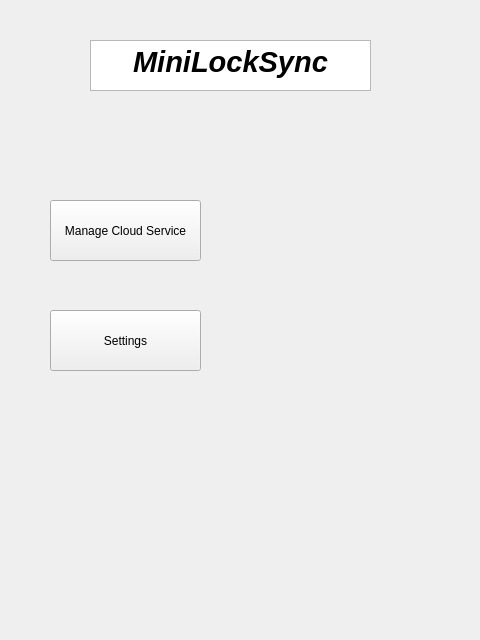
<?xml version="1.0" encoding="UTF-8"?>
<ui version="4.0">
 <class>StackedWindow</class>
 <widget class="QStackedWidget" name="StackedWindow">
  <property name="geometry">
   <rect>
    <x>0</x>
    <y>0</y>
    <width>480</width>
    <height>640</height>
   </rect>
  </property>
  <property name="windowTitle">
   <string>StackedWidget</string>
  </property>
  <property name="currentIndex">
   <number>0</number>
  </property>
  <widget class="QWidget" name="Main">
   <widget class="QPushButton" name="pushManage">
    <property name="geometry">
     <rect>
      <x>50</x>
      <y>200</y>
      <width>151</width>
      <height>61</height>
     </rect>
    </property>
    <property name="text">
     <string>Manage Cloud Service</string>
    </property>
   </widget>
   <widget class="QTextBrowser" name="textBrowser">
    <property name="geometry">
     <rect>
      <x>90</x>
      <y>40</y>
      <width>281</width>
      <height>51</height>
     </rect>
    </property>
    <property name="html">
     <string>&lt;!DOCTYPE HTML PUBLIC &quot;-//W3C//DTD HTML 4.0//EN&quot; &quot;http://www.w3.org/TR/REC-html40/strict.dtd&quot;&gt;
&lt;html&gt;&lt;head&gt;&lt;meta name=&quot;qrichtext&quot; content=&quot;1&quot; /&gt;&lt;style type=&quot;text/css&quot;&gt;
p, li { white-space: pre-wrap; }
&lt;/style&gt;&lt;/head&gt;&lt;body style=&quot; font-family:'MS Shell Dlg 2'; font-size:8.25pt; font-weight:400; font-style:normal;&quot;&gt;
&lt;p align=&quot;center&quot; dir='rtl' style=&quot; margin-top:0px; margin-bottom:0px; margin-left:0px; margin-right:0px; -qt-block-indent:0; text-indent:0px;&quot;&gt;&lt;span style=&quot; font-size:22pt; font-weight:600; font-style:italic;&quot;&gt;MiniLockSync&lt;/span&gt;&lt;/p&gt;&lt;/body&gt;&lt;/html&gt;</string>
    </property>
   </widget>
   <widget class="QPushButton" name="pushSettings">
    <property name="geometry">
     <rect>
      <x>50</x>
      <y>310</y>
      <width>151</width>
      <height>61</height>
     </rect>
    </property>
    <property name="text">
     <string>Settings</string>
    </property>
   </widget>
  </widget>
  <widget class="QWidget" name="Manage">
   <widget class="QTextBrowser" name="textBrowser_2">
    <property name="geometry">
     <rect>
      <x>90</x>
      <y>40</y>
      <width>281</width>
      <height>51</height>
     </rect>
    </property>
    <property name="html">
     <string>&lt;!DOCTYPE HTML PUBLIC &quot;-//W3C//DTD HTML 4.0//EN&quot; &quot;http://www.w3.org/TR/REC-html40/strict.dtd&quot;&gt;
&lt;html&gt;&lt;head&gt;&lt;meta name=&quot;qrichtext&quot; content=&quot;1&quot; /&gt;&lt;style type=&quot;text/css&quot;&gt;
p, li { white-space: pre-wrap; }
&lt;/style&gt;&lt;/head&gt;&lt;body style=&quot; font-family:'MS Shell Dlg 2'; font-size:8.25pt; font-weight:400; font-style:normal;&quot;&gt;
&lt;p align=&quot;center&quot; dir='rtl' style=&quot; margin-top:0px; margin-bottom:0px; margin-left:0px; margin-right:0px; -qt-block-indent:0; text-indent:0px;&quot;&gt;&lt;span style=&quot; font-size:22pt; font-weight:600; font-style:italic;&quot;&gt;MiniLockSync&lt;/span&gt;&lt;/p&gt;&lt;/body&gt;&lt;/html&gt;</string>
    </property>
   </widget>
   <widget class="QPushButton" name="pushZurueckManage">
    <property name="geometry">
     <rect>
      <x>10</x>
      <y>40</y>
      <width>61</width>
      <height>51</height>
     </rect>
    </property>
    <property name="text">
     <string>zurück</string>
    </property>
   </widget>
   <widget class="QGroupBox" name="groupBox">
    <property name="geometry">
     <rect>
      <x>50</x>
      <y>160</y>
      <width>371</width>
      <height>331</height>
     </rect>
    </property>
    <property name="title">
     <string>Cloud Services</string>
    </property>
    <widget class="QWidget" name="gridLayoutWidget">
     <property name="geometry">
      <rect>
       <x>30</x>
       <y>30</y>
       <width>301</width>
       <height>286</height>
      </rect>
     </property>
     <layout class="QGridLayout" name="gridLayout">
      <item row="6" column="0">
       <widget class="QPushButton" name="pushButton_6">
        <property name="text">
         <string>PushButton</string>
        </property>
       </widget>
      </item>
      <item row="7" column="0">
       <widget class="QPushButton" name="pushButton_7">
        <property name="text">
         <string>PushButton</string>
        </property>
       </widget>
      </item>
      <item row="8" column="0">
       <widget class="QPushButton" name="pushButton_8">
        <property name="text">
         <string>PushButton</string>
        </property>
       </widget>
      </item>
      <item row="2" column="0">
       <widget class="QPushButton" name="pushButton_2">
        <property name="text">
         <string>PushButton</string>
        </property>
       </widget>
      </item>
      <item row="0" column="0">
       <widget class="QPushButton" name="pushDropbox">
        <property name="text">
         <string>Dropbox</string>
        </property>
       </widget>
      </item>
      <item row="1" column="0">
       <widget class="QPushButton" name="pushICloud">
        <property name="text">
         <string>ICloud</string>
        </property>
       </widget>
      </item>
      <item row="3" column="0">
       <widget class="QPushButton" name="pushButton_3">
        <property name="text">
         <string>PushButton</string>
        </property>
       </widget>
      </item>
      <item row="5" column="0">
       <widget class="QPushButton" name="pushButton_5">
        <property name="text">
         <string>PushButton</string>
        </property>
       </widget>
      </item>
      <item row="4" column="0">
       <widget class="QPushButton" name="pushButton_4">
        <property name="text">
         <string>PushButton</string>
        </property>
       </widget>
      </item>
      <item row="9" column="0">
       <widget class="QPushButton" name="pushButton_9">
        <property name="text">
         <string>PushButton</string>
        </property>
       </widget>
      </item>
     </layout>
    </widget>
   </widget>
  </widget>
  <widget class="QWidget" name="Settings">
   <widget class="QTextBrowser" name="textBrowser_3">
    <property name="geometry">
     <rect>
      <x>90</x>
      <y>40</y>
      <width>281</width>
      <height>51</height>
     </rect>
    </property>
    <property name="html">
     <string>&lt;!DOCTYPE HTML PUBLIC &quot;-//W3C//DTD HTML 4.0//EN&quot; &quot;http://www.w3.org/TR/REC-html40/strict.dtd&quot;&gt;
&lt;html&gt;&lt;head&gt;&lt;meta name=&quot;qrichtext&quot; content=&quot;1&quot; /&gt;&lt;style type=&quot;text/css&quot;&gt;
p, li { white-space: pre-wrap; }
&lt;/style&gt;&lt;/head&gt;&lt;body style=&quot; font-family:'MS Shell Dlg 2'; font-size:8.25pt; font-weight:400; font-style:normal;&quot;&gt;
&lt;p align=&quot;center&quot; dir='rtl' style=&quot; margin-top:0px; margin-bottom:0px; margin-left:0px; margin-right:0px; -qt-block-indent:0; text-indent:0px;&quot;&gt;&lt;span style=&quot; font-size:22pt; font-weight:600; font-style:italic;&quot;&gt;MiniLockSync&lt;/span&gt;&lt;/p&gt;&lt;/body&gt;&lt;/html&gt;</string>
    </property>
   </widget>
   <widget class="QPushButton" name="pushAdd">
    <property name="geometry">
     <rect>
      <x>60</x>
      <y>200</y>
      <width>111</width>
      <height>41</height>
     </rect>
    </property>
    <property name="text">
     <string>Add Cloud Service</string>
    </property>
   </widget>
   <widget class="QPushButton" name="pushZurueckSettings">
    <property name="geometry">
     <rect>
      <x>10</x>
      <y>40</y>
      <width>61</width>
      <height>51</height>
     </rect>
    </property>
    <property name="text">
     <string>zurück</string>
    </property>
   </widget>
   <widget class="QPushButton" name="pushChange">
    <property name="geometry">
     <rect>
      <x>60</x>
      <y>380</y>
      <width>111</width>
      <height>41</height>
     </rect>
    </property>
    <property name="text">
     <string>Change Password</string>
    </property>
   </widget>
   <widget class="QPushButton" name="pushCPU">
    <property name="geometry">
     <rect>
      <x>60</x>
      <y>290</y>
      <width>111</width>
      <height>41</height>
     </rect>
    </property>
    <property name="text">
     <string>CPU-Limitation</string>
    </property>
   </widget>
   <widget class="QLabel" name="label">
    <property name="geometry">
     <rect>
      <x>30</x>
      <y>120</y>
      <width>151</width>
      <height>31</height>
     </rect>
    </property>
    <property name="font">
     <font>
      <pointsize>12</pointsize>
      <weight>50</weight>
      <italic>true</italic>
      <bold>false</bold>
     </font>
    </property>
    <property name="text">
     <string>Version 1.0.2</string>
    </property>
   </widget>
  </widget>
  <widget class="QWidget" name="Dropbox">
   <widget class="QPushButton" name="pushZurueckDropbox">
    <property name="geometry">
     <rect>
      <x>10</x>
      <y>40</y>
      <width>61</width>
      <height>51</height>
     </rect>
    </property>
    <property name="text">
     <string>zurück</string>
    </property>
   </widget>
   <widget class="QTextBrowser" name="textBrowser_4">
    <property name="geometry">
     <rect>
      <x>90</x>
      <y>40</y>
      <width>281</width>
      <height>51</height>
     </rect>
    </property>
    <property name="html">
     <string>&lt;!DOCTYPE HTML PUBLIC &quot;-//W3C//DTD HTML 4.0//EN&quot; &quot;http://www.w3.org/TR/REC-html40/strict.dtd&quot;&gt;
&lt;html&gt;&lt;head&gt;&lt;meta name=&quot;qrichtext&quot; content=&quot;1&quot; /&gt;&lt;style type=&quot;text/css&quot;&gt;
p, li { white-space: pre-wrap; }
&lt;/style&gt;&lt;/head&gt;&lt;body style=&quot; font-family:'MS Shell Dlg 2'; font-size:8.25pt; font-weight:400; font-style:normal;&quot;&gt;
&lt;p align=&quot;center&quot; dir='rtl' style=&quot; margin-top:0px; margin-bottom:0px; margin-left:0px; margin-right:0px; -qt-block-indent:0; text-indent:0px;&quot;&gt;&lt;span style=&quot; font-size:22pt; font-weight:600; font-style:italic;&quot;&gt;MiniLockSync&lt;/span&gt;&lt;/p&gt;&lt;/body&gt;&lt;/html&gt;</string>
    </property>
   </widget>
   <widget class="QTextBrowser" name="textBrowser_7">
    <property name="geometry">
     <rect>
      <x>140</x>
      <y>110</y>
      <width>181</width>
      <height>41</height>
     </rect>
    </property>
    <property name="html">
     <string>&lt;!DOCTYPE HTML PUBLIC &quot;-//W3C//DTD HTML 4.0//EN&quot; &quot;http://www.w3.org/TR/REC-html40/strict.dtd&quot;&gt;
&lt;html&gt;&lt;head&gt;&lt;meta name=&quot;qrichtext&quot; content=&quot;1&quot; /&gt;&lt;style type=&quot;text/css&quot;&gt;
p, li { white-space: pre-wrap; }
&lt;/style&gt;&lt;/head&gt;&lt;body style=&quot; font-family:'MS Shell Dlg 2'; font-size:8.25pt; font-weight:400; font-style:normal;&quot;&gt;
&lt;p align=&quot;center&quot; style=&quot; margin-top:0px; margin-bottom:0px; margin-left:0px; margin-right:0px; -qt-block-indent:0; text-indent:0px;&quot;&gt;&lt;span style=&quot; font-size:16pt; font-weight:600;&quot;&gt;Dropbox&lt;/span&gt;&lt;/p&gt;&lt;/body&gt;&lt;/html&gt;</string>
    </property>
   </widget>
  </widget>
  <widget class="QWidget" name="ICloud">
   <widget class="QPushButton" name="pushZurueckICloud">
    <property name="geometry">
     <rect>
      <x>10</x>
      <y>40</y>
      <width>61</width>
      <height>51</height>
     </rect>
    </property>
    <property name="text">
     <string>zurück</string>
    </property>
   </widget>
   <widget class="QTextBrowser" name="textBrowser_5">
    <property name="geometry">
     <rect>
      <x>90</x>
      <y>40</y>
      <width>281</width>
      <height>51</height>
     </rect>
    </property>
    <property name="html">
     <string>&lt;!DOCTYPE HTML PUBLIC &quot;-//W3C//DTD HTML 4.0//EN&quot; &quot;http://www.w3.org/TR/REC-html40/strict.dtd&quot;&gt;
&lt;html&gt;&lt;head&gt;&lt;meta name=&quot;qrichtext&quot; content=&quot;1&quot; /&gt;&lt;style type=&quot;text/css&quot;&gt;
p, li { white-space: pre-wrap; }
&lt;/style&gt;&lt;/head&gt;&lt;body style=&quot; font-family:'MS Shell Dlg 2'; font-size:8.25pt; font-weight:400; font-style:normal;&quot;&gt;
&lt;p align=&quot;center&quot; dir='rtl' style=&quot; margin-top:0px; margin-bottom:0px; margin-left:0px; margin-right:0px; -qt-block-indent:0; text-indent:0px;&quot;&gt;&lt;span style=&quot; font-size:22pt; font-weight:600; font-style:italic;&quot;&gt;MiniLockSync&lt;/span&gt;&lt;/p&gt;&lt;/body&gt;&lt;/html&gt;</string>
    </property>
   </widget>
   <widget class="QTextBrowser" name="textBrowser_6">
    <property name="geometry">
     <rect>
      <x>140</x>
      <y>110</y>
      <width>181</width>
      <height>41</height>
     </rect>
    </property>
    <property name="html">
     <string>&lt;!DOCTYPE HTML PUBLIC &quot;-//W3C//DTD HTML 4.0//EN&quot; &quot;http://www.w3.org/TR/REC-html40/strict.dtd&quot;&gt;
&lt;html&gt;&lt;head&gt;&lt;meta name=&quot;qrichtext&quot; content=&quot;1&quot; /&gt;&lt;style type=&quot;text/css&quot;&gt;
p, li { white-space: pre-wrap; }
&lt;/style&gt;&lt;/head&gt;&lt;body style=&quot; font-family:'MS Shell Dlg 2'; font-size:8.25pt; font-weight:400; font-style:normal;&quot;&gt;
&lt;p align=&quot;center&quot; style=&quot; margin-top:0px; margin-bottom:0px; margin-left:0px; margin-right:0px; -qt-block-indent:0; text-indent:0px;&quot;&gt;&lt;span style=&quot; font-size:16pt; font-weight:600;&quot;&gt;ICloud&lt;/span&gt;&lt;/p&gt;&lt;/body&gt;&lt;/html&gt;</string>
    </property>
   </widget>
  </widget>
 </widget>
 <resources/>
 <connections/>
</ui>
